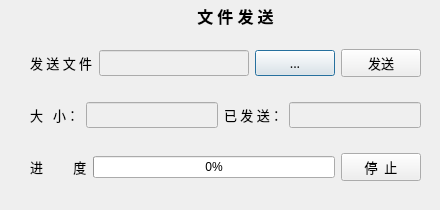
<?xml version="1.0" encoding="UTF-8"?>
<ui version="4.0">
 <class>FileSrvDlg</class>
 <widget class="QDialog" name="FileSrvDlg">
  <property name="geometry">
   <rect>
    <x>0</x>
    <y>0</y>
    <width>440</width>
    <height>210</height>
   </rect>
  </property>
  <property name="windowTitle">
   <string>发 送 文 件</string>
  </property>
  <widget class="QLabel" name="label">
   <property name="geometry">
    <rect>
     <x>190</x>
     <y>0</y>
     <width>91</width>
     <height>31</height>
    </rect>
   </property>
   <property name="font">
    <font>
     <family>微软雅黑</family>
     <pointsize>12</pointsize>
     <bold>true</bold>
    </font>
   </property>
   <property name="text">
    <string>文 件 发 送</string>
   </property>
   <property name="alignment">
    <set>Qt::AlignCenter</set>
   </property>
  </widget>
  <widget class="QWidget" name="">
   <property name="geometry">
    <rect>
     <x>30</x>
     <y>30</y>
     <width>391</width>
     <height>171</height>
    </rect>
   </property>
   <layout class="QVBoxLayout" name="verticalLayout">
    <item>
     <layout class="QHBoxLayout" name="horizontalLayout_2">
      <item>
       <widget class="QLabel" name="label_2">
        <property name="font">
         <font>
          <family>微软雅黑</family>
          <pointsize>10</pointsize>
         </font>
        </property>
        <property name="text">
         <string>发 送 文 件</string>
        </property>
       </widget>
      </item>
      <item>
       <widget class="QLineEdit" name="sfileNameLineEdit">
        <property name="enabled">
         <bool>false</bool>
        </property>
        <property name="font">
         <font>
          <family>微软雅黑</family>
          <pointsize>10</pointsize>
         </font>
        </property>
        <property name="alignment">
         <set>Qt::AlignCenter</set>
        </property>
        <property name="readOnly">
         <bool>true</bool>
        </property>
       </widget>
      </item>
      <item>
       <widget class="QPushButton" name="openFilePushButton">
        <property name="font">
         <font>
          <family>微软雅黑</family>
          <pointsize>10</pointsize>
         </font>
        </property>
        <property name="text">
         <string>...</string>
        </property>
       </widget>
      </item>
      <item>
       <widget class="QPushButton" name="sendFilePushButton">
        <property name="font">
         <font>
          <family>微软雅黑</family>
          <pointsize>10</pointsize>
         </font>
        </property>
        <property name="text">
         <string>发送</string>
        </property>
       </widget>
      </item>
     </layout>
    </item>
    <item>
     <layout class="QHBoxLayout" name="horizontalLayout">
      <item>
       <widget class="QLabel" name="label_3">
        <property name="font">
         <font>
          <family>微软雅黑</family>
          <pointsize>10</pointsize>
         </font>
        </property>
        <property name="text">
         <string>大   小：</string>
        </property>
       </widget>
      </item>
      <item>
       <widget class="QLineEdit" name="sfileSizeLineEdit">
        <property name="enabled">
         <bool>false</bool>
        </property>
        <property name="font">
         <font>
          <family>微软雅黑</family>
          <pointsize>10</pointsize>
         </font>
        </property>
        <property name="text">
         <string/>
        </property>
        <property name="alignment">
         <set>Qt::AlignCenter</set>
        </property>
        <property name="readOnly">
         <bool>true</bool>
        </property>
       </widget>
      </item>
      <item>
       <widget class="QLabel" name="label_4">
        <property name="font">
         <font>
          <family>微软雅黑</family>
          <pointsize>10</pointsize>
         </font>
        </property>
        <property name="text">
         <string>已 发 送：</string>
        </property>
       </widget>
      </item>
      <item>
       <widget class="QLineEdit" name="sendSizeLineEdit">
        <property name="enabled">
         <bool>false</bool>
        </property>
        <property name="font">
         <font>
          <family>微软雅黑</family>
          <pointsize>10</pointsize>
         </font>
        </property>
        <property name="text">
         <string/>
        </property>
        <property name="alignment">
         <set>Qt::AlignCenter</set>
        </property>
        <property name="readOnly">
         <bool>true</bool>
        </property>
       </widget>
      </item>
     </layout>
    </item>
    <item>
     <layout class="QHBoxLayout" name="horizontalLayout_3">
      <item>
       <widget class="QLabel" name="label_5">
        <property name="font">
         <font>
          <family>微软雅黑</family>
          <pointsize>10</pointsize>
         </font>
        </property>
        <property name="text">
         <string>进         度</string>
        </property>
       </widget>
      </item>
      <item>
       <widget class="QProgressBar" name="sendProgressBar">
        <property name="value">
         <number>0</number>
        </property>
       </widget>
      </item>
      <item>
       <widget class="QPushButton" name="srvClosePushButton">
        <property name="font">
         <font>
          <family>微软雅黑</family>
          <pointsize>10</pointsize>
         </font>
        </property>
        <property name="text">
         <string>停  止</string>
        </property>
       </widget>
      </item>
     </layout>
    </item>
   </layout>
  </widget>
 </widget>
 <resources/>
 <connections/>
</ui>
